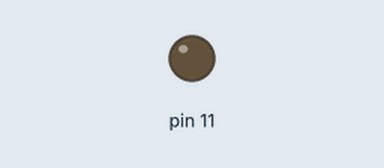
Recording of a sketch running on a simulated Arduino Uno, built with avr-gcc and run on an emulated ATmega328P. On the bench: output pins drawn as LEDs (lit = HIGH).

Above: at 0.11 s.
Timing chart, 0 to 0.4 s (numbered marks = the images above):
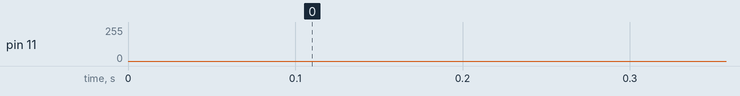

The sketch:

Synth.ino
```cpp
//Example based on this demo:
//https://github.com/electricmango/Arduino-Music-Project.git
//

//Hardware connections:

//                    +10µF
//PIN 11 ---[ 1k ]--+---||--->> Audio out
//                  |
//                 === 10nF
//                  |
//                 GND

// DZL 2014
// HTTP://dzlsevilgeniuslair.blogspot.dk
// HTTP://illutron.dk

#include <synth.h>
#include "notes.h"
#include "song.h"

synth edgar;

int thisNote = 0;

void setup()
{
  Serial.begin(19200);
  edgar.begin();
  //edgar.begin(DIFF);


  edgar.setupVoice(0,SINE,60,ENVELOPE0,80,64);
  edgar.setupVoice(1,SINE,62,ENVELOPE0,100,64);
  edgar.setupVoice(2,SINE,64,ENVELOPE2,110,64);
  edgar.setupVoice(3,SINE,67,ENVELOPE0,110,64);
}

void loop()
{
  /*
  to calculate the note duration, take one second divided by the note type.
   e.g. quarter note = 1000 / 4, eighth note = 1000/8, etc.
   */
  int noteDuration = 800/noteDurations[thisNote];
  //    tone(8, melody[thisNote],noteDuration);

  if(melody[thisNote]<=NOTE_E4)
    edgar.mTrigger(1,melody[thisNote]+32);
  else
    edgar.mTrigger(0,melody[thisNote]+32);
  delay(noteDuration);

  // to distinguish the notes, set a minimum time between them.
  // the note's duration + 30% seems to work well:
  int pauseBetweenNotes = noteDuration * 1.30;
  delay(pauseBetweenNotes);
  // stop the tone playing:
  noTone(8);

  thisNote++;
  if(thisNote >= (sizeof(melody) / sizeof(int))) {
    thisNote = 0;
  }
}
```

notes.h
```cpp
/*************************************************
 * Public Constants
 *************************************************/
#define NOTE_B0  0
#define NOTE_C1  1
#define NOTE_CS1 2
#define NOTE_D1  3
#define NOTE_DS1 4
#define NOTE_E1  5
#define NOTE_F1  6
#define NOTE_FS1 7
#define NOTE_G1  8
#define NOTE_GS1 9
#define NOTE_A1  10
#define NOTE_AS1 11
#define NOTE_B1  12
#define NOTE_C2  13
#define NOTE_CS2 14
#define NOTE_D2  15
#define NOTE_DS2 16
#define NOTE_E2  17
#define NOTE_F2  18
#define NOTE_FS2 19
#define NOTE_G2  20
#define NOTE_GS2 21
#define NOTE_A2  22
#define NOTE_AS2 23
#define NOTE_B2  24
#define NOTE_C3  25
#define NOTE_CS3 26
#define NOTE_D3  27
#define NOTE_DS3 28
#define NOTE_E3  29
#define NOTE_F3  30
#define NOTE_FS3 31
#define NOTE_G3  32
#define NOTE_GS3 33
#define NOTE_A3  34
#define NOTE_AS3 35
#define NOTE_B3  36
#define NOTE_C4  37
#define NOTE_CS4 38
#define NOTE_D4  39
#define NOTE_DS4 40
#define NOTE_E4  41
#define NOTE_F4  42
#define NOTE_FS4 43
#define NOTE_G4  44
#define NOTE_GS4 45
#define NOTE_A4  46
#define NOTE_AS4 47
#define NOTE_B4  48
#define NOTE_C5  49
#define NOTE_CS5 50
#define NOTE_D5  51
#define NOTE_DS5 52
#define NOTE_E5  53
#define NOTE_F5  54
#define NOTE_FS5 55
#define NOTE_G5  56
#define NOTE_GS5 57
#define NOTE_A5  58
#define NOTE_AS5 59
#define NOTE_B5  60
#define NOTE_C6  61
#define NOTE_CS6 62
#define NOTE_D6  63
#define NOTE_DS6 64
#define NOTE_E6  65
#define NOTE_F6  66
#define NOTE_FS6 67
#define NOTE_G6  68
#define NOTE_GS6 69
#define NOTE_A6  70
#define NOTE_AS6 71
#define NOTE_B6  72
#define NOTE_C7  73
#define NOTE_CS7 74
#define NOTE_D7  75
#define NOTE_DS7 76
#define NOTE_E7  77
#define NOTE_F7  78
#define NOTE_FS7 79
#define NOTE_G7  80
#define NOTE_GS7 81
#define NOTE_A7  82
#define NOTE_AS7 83
#define NOTE_B7  84
#define NOTE_C8  85
#define NOTE_CS8 86
#define NOTE_D8  87
#define NOTE_DS8 88
```

song.h
```cpp
int melody[] = {
  NOTE_E5, NOTE_E3, NOTE_B4, NOTE_C5, NOTE_D5, NOTE_E5, NOTE_D5, NOTE_C5,
  NOTE_B4, NOTE_A4, NOTE_A3, NOTE_A4, NOTE_C5, NOTE_E5, NOTE_A3, NOTE_D5,
  NOTE_C5, NOTE_B4, NOTE_E4, NOTE_G4, NOTE_C5, NOTE_D5, NOTE_E3, NOTE_E5,
  NOTE_E3, NOTE_C5, NOTE_A3, NOTE_A4, NOTE_A3, NOTE_A4, NOTE_A3, NOTE_B2,
  NOTE_C3, NOTE_D3, NOTE_D5, NOTE_F5, NOTE_A5, NOTE_C5, NOTE_C5, NOTE_G5,
  NOTE_F5, NOTE_E5, NOTE_C3, 0, NOTE_C5, NOTE_E5, NOTE_A4, NOTE_G4, NOTE_D5,
  NOTE_C5, NOTE_B4, NOTE_E4, NOTE_B4, NOTE_C5, NOTE_D5, NOTE_G4, NOTE_E5,
  NOTE_G4, NOTE_C5, NOTE_E4, NOTE_A4, NOTE_E3, NOTE_A4, 0,
  NOTE_E5, NOTE_E3, NOTE_B4, NOTE_C5, NOTE_D5, NOTE_E5, NOTE_D5, NOTE_C5,
  NOTE_B4, NOTE_A4, NOTE_A3, NOTE_A4, NOTE_C5, NOTE_E5, NOTE_A3, NOTE_D5,
  NOTE_C5, NOTE_B4, NOTE_E4, NOTE_G4, NOTE_C5, NOTE_D5, NOTE_E3, NOTE_E5,
  NOTE_E3, NOTE_C5, NOTE_A3, NOTE_A4, NOTE_A3, NOTE_A4, NOTE_A3, NOTE_B2,
  NOTE_C3, NOTE_D3, NOTE_D5, NOTE_F5, NOTE_A5, NOTE_C5, NOTE_C5, NOTE_G5,
  NOTE_F5, NOTE_E5, NOTE_C3, 0, NOTE_C5, NOTE_E5, NOTE_A4, NOTE_G4, NOTE_D5,
  NOTE_C5, NOTE_B4, NOTE_E4, NOTE_B4, NOTE_C5, NOTE_D5, NOTE_G4, NOTE_E5,
  NOTE_G4, NOTE_C5, NOTE_E4, NOTE_A4, NOTE_E3, NOTE_A4, 0,
  NOTE_E4, NOTE_E3, NOTE_A2, NOTE_E3, NOTE_C4, NOTE_E3, NOTE_A2, NOTE_E3,
  NOTE_D4, NOTE_E3, NOTE_GS2, NOTE_E3, NOTE_B3, NOTE_E3, NOTE_GS2, NOTE_E3,
  NOTE_C4, NOTE_E3, NOTE_A2, NOTE_E3, NOTE_A3, NOTE_E3, NOTE_A2, NOTE_E3,
  NOTE_GS3, NOTE_E3, NOTE_GS2, NOTE_E3, NOTE_B3, NOTE_E3, NOTE_GS2, NOTE_E3,
  NOTE_E4, NOTE_E3, NOTE_A2, NOTE_E3, NOTE_C4, NOTE_E3, NOTE_A2, NOTE_E3,
  NOTE_D4, NOTE_E3, NOTE_GS2, NOTE_E3, NOTE_B3, NOTE_E3, NOTE_GS2, NOTE_E3,
  NOTE_C4, NOTE_E3, NOTE_E4, NOTE_E3, NOTE_A4, NOTE_E3, NOTE_A2, NOTE_E3,
  NOTE_GS4, NOTE_E3, NOTE_GS2, NOTE_E3, NOTE_GS2, NOTE_E3, NOTE_GS2, NOTE_E3,
  NOTE_E5, NOTE_E3, NOTE_B4, NOTE_C5, NOTE_D5, NOTE_E5, NOTE_D5, NOTE_C5,
  NOTE_B4, NOTE_A4, NOTE_A3, NOTE_A4, NOTE_C5, NOTE_E5, NOTE_A3, NOTE_D5,
  NOTE_C5, NOTE_B4, NOTE_E4, NOTE_G4, NOTE_C5, NOTE_D5, NOTE_E3, NOTE_E5,
  NOTE_E3, NOTE_C5, NOTE_A3, NOTE_A4, NOTE_A3, NOTE_A4, NOTE_A3, NOTE_B2,
  NOTE_C3, NOTE_D3, NOTE_D5, NOTE_F5, NOTE_A5, NOTE_C5, NOTE_C5, NOTE_G5,
  NOTE_F5, NOTE_E5, NOTE_C3, 0, NOTE_C5, NOTE_E5, NOTE_A4, NOTE_G4, NOTE_D5,
  NOTE_C5, NOTE_B4, NOTE_E4, NOTE_B4, NOTE_C5, NOTE_D5, NOTE_G4, NOTE_E5,
  NOTE_G4, NOTE_C5, NOTE_E4, NOTE_A4, NOTE_E3, NOTE_A4, 0,
  NOTE_E5, NOTE_E3, NOTE_B4, NOTE_C5, NOTE_D5, NOTE_E5, NOTE_D5, NOTE_C5,
  NOTE_B4, NOTE_A4, NOTE_A3, NOTE_A4, NOTE_C5, NOTE_E5, NOTE_A3, NOTE_D5,
  NOTE_C5, NOTE_B4, NOTE_E4, NOTE_G4, NOTE_C5, NOTE_D5, NOTE_E3, NOTE_E5,
  NOTE_E3, NOTE_C5, NOTE_A3, NOTE_A4, NOTE_A3, NOTE_A4, NOTE_A3, NOTE_B2,
  NOTE_C3, NOTE_D3, NOTE_D5, NOTE_F5, NOTE_A5, NOTE_C5, NOTE_C5, NOTE_G5,
  NOTE_F5, NOTE_E5, NOTE_C3, 0, NOTE_C5, NOTE_E5, NOTE_A4, NOTE_G4, NOTE_D5,
  NOTE_C5, NOTE_B4, NOTE_E4, NOTE_B4, NOTE_C5, NOTE_D5, NOTE_G4, NOTE_E5,
  NOTE_G4, NOTE_C5, NOTE_E4, NOTE_A4, NOTE_E3, NOTE_A4, 0,
  NOTE_E4, NOTE_E3, NOTE_A2, NOTE_E3, NOTE_C4, NOTE_E3, NOTE_A2, NOTE_E3,
  NOTE_D4, NOTE_E3, NOTE_GS2, NOTE_E3, NOTE_B3, NOTE_E3, NOTE_GS2, NOTE_E3,
  NOTE_C4, NOTE_E3, NOTE_A2, NOTE_E3, NOTE_A3, NOTE_E3, NOTE_A2, NOTE_E3,
  NOTE_GS3, NOTE_E3, NOTE_GS2, NOTE_E3, NOTE_B3, NOTE_E3, NOTE_GS2, NOTE_E3,
  NOTE_E4, NOTE_E3, NOTE_A2, NOTE_E3, NOTE_C4, NOTE_E3, NOTE_A2, NOTE_E3,
  NOTE_D4, NOTE_E3, NOTE_GS2, NOTE_E3, NOTE_B3, NOTE_E3, NOTE_GS2, NOTE_E3,
  NOTE_C4, NOTE_E3, NOTE_E4, NOTE_E3, NOTE_A4, NOTE_E3, NOTE_A2, NOTE_E3,
  NOTE_GS4, NOTE_E3, NOTE_GS2, NOTE_E3, NOTE_GS2, NOTE_E3, NOTE_GS2, NOTE_E3,
};

// note durations: 4 = quarter note, 8 = eighth note, etc.:
int noteDurations[] = {
  8,8,8,8,8,16,16,8,8,8,8,8,8,8,8,8,8,8,8,8,8,8,8,8,8,8,8,8,8,8,8,8,8,
  8,4,8,8,16,16,8,8,8,8,8,8,8,16,16,8,8,8,8,8,8,8,8,8,8,8,8,8,8,4,4,
  8,8,8,8,8,16,16,8,8,8,8,8,8,8,8,8,8,8,8,8,8,8,8,8,8,8,8,8,8,8,8,8,8,
  8,4,8,8,16,16,8,8,8,8,8,8,8,16,16,8,8,8,8,8,8,8,8,8,8,8,8,8,8,4,4,
  8,8,8,8,8,8,8,8,8,8,8,8,8,8,8,8,8,8,8,8,8,8,8,8,8,8,8,8,8,8,8,8,
  8,8,8,8,8,8,8,8,8,8,8,8,8,8,8,8,8,8,8,8,8,8,8,8,8,8,8,8,8,8,8,8,
  8,8,8,8,8,16,16,8,8,8,8,8,8,8,8,8,8,8,8,8,8,8,8,8,8,8,8,8,8,8,8,8,8,
  8,4,8,8,16,16,8,8,8,8,8,8,8,16,16,8,8,8,8,8,8,8,8,8,8,8,8,8,8,4,4,
  8,8,8,8,8,16,16,8,8,8,8,8,8,8,8,8,8,8,8,8,8,8,8,8,8,8,8,8,8,8,8,8,8,
  8,4,8,8,16,16,8,8,8,8,8,8,8,16,16,8,8,8,8,8,8,8,8,8,8,8,8,8,8,4,4,
  8,8,8,8,8,8,8,8,8,8,8,8,8,8,8,8,8,8,8,8,8,8,8,8,8,8,8,8,8,8,8,8,
  8,8,8,8,8,8,8,8,8,8,8,8,8,8,8,8,8,8,8,8,8,8,8,8,8,8,8,8,8,8,8,8,

};
```
